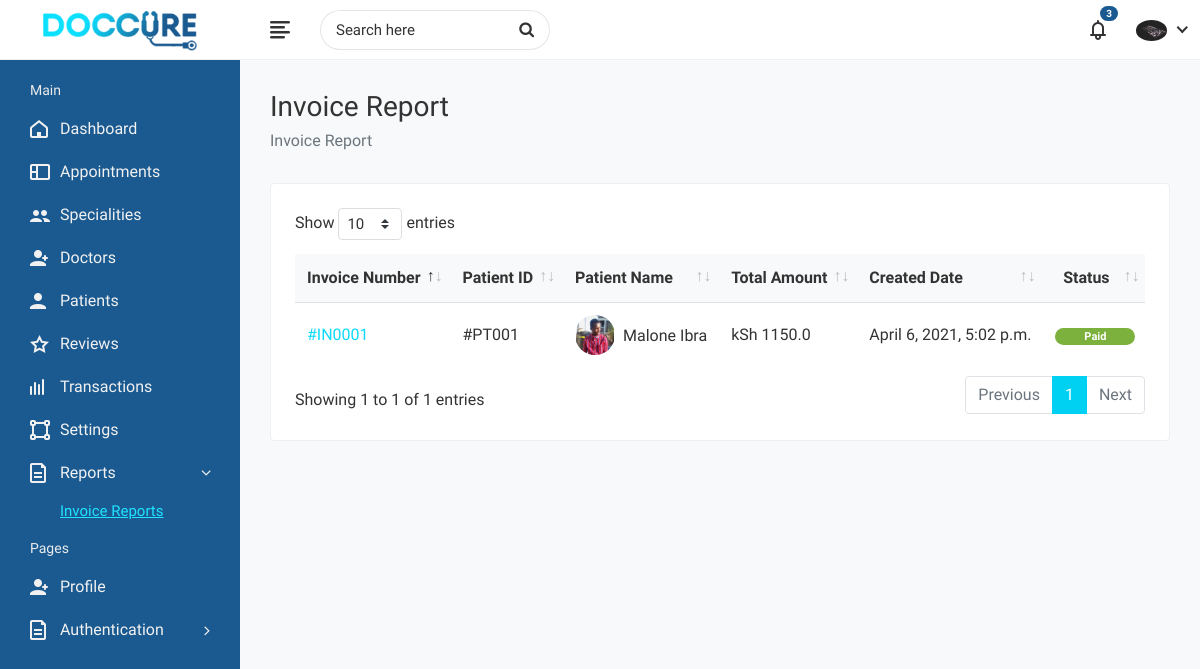
Page /administrators/invoice-report/ (signed in) on the committed database.
### administrators/models.py (models this page shows)
class Admin(models.Model):
	user = models.OneToOneField(User, on_delete=models.CASCADE)
	image = models.ImageField('Profile Image', upload_to='Image/Administrator',
		max_length=500, default='dummy.png')
	first_name = models.CharField('First Name', max_length=50)
	second_name =  models.CharField('Second Name', max_length=50)
	d_o_b = models.DateField('Date of Birth')
	phone_no = models.CharField('Phone Number', max_length=50)
	email = models.EmailField('Email', max_length=250)
	address_line = models.CharField('Address Line', max_length=200, blank=True)
	country = models.CharField('Country', max_length=100, blank=True)
	county = models.CharField('County', max_length=100, blank=True)
	town = models.CharField('Town', max_length=100, blank=True)\
	def __str__(self):
		return self.first_name+" "+self.second_name

### appointments/models.py (models this page shows, shortened)
class Invoice(models.Model):
	patient = models.ForeignKey(Patient, on_delete=models.CASCADE)
	doctor = models.ForeignKey(Doctor, on_delete=models.CASCADE)
	total_amount = models.FloatField('Total Amount', default=0.00)
	date_paid = models.DateTimeField('Paid On', auto_now_add=True)

class Patient(models.Model):
	user = models.OneToOneField(User, on_delete=models.CASCADE)
	image = models.ImageField('Profile Image', upload_to='Image/Patient/Profile/',
		max_length=500, default='dummy.png')
	first_name = models.CharField('First Name', max_length=50)
	second_name = models.CharField('Second Name', max_length=50)
	d_o_b = models.DateField('Date Of Birth')
	gender = models.CharField('Gender', max_length=10)
	email = models.CharField('Email', max_length=50)
	phone_no = models.CharField('Phone Number', max_length=20)
	blood_group = models.CharField('Blood Group', max_length=5)
	country = models.CharField('Country', max_length=50)
	county = models.CharField('County', max_length=50)
	town = models.CharField('Town', max_length=50)
	street_lane = models.CharField('Street/Lane', max_length=50)
	def __str__(self):
		return self.first_name +' '+self.second_name

### administrators/views.py (the view)
# urls.py: path('invoice-report/', views.invoice_report, name='invoice-report'),
@login_required(login_url='/login/')
@user_passes_test(check_admin, login_url='/login/')
@user_passes_test(check_settings, login_url='/administrators/profile/')
def invoice_report(request):
	profile = Admin.objects.get(user=request.user.id)
	invoices = Invoice.objects.all()
	return render(request, 'administrators/invoice-report.html', {'profile': profile, 'invoices': invoices})

### administrators/views.py (called while the page is built)
def check_admin(user):
	return user.is_superuser

def check_settings(user):
	profile = Admin.objects.filter(user=user.id)
	return profile.count()>=1

### administrators/templates/administrators/invoice-report.html (shortened to what this page needs)
{% extends "administrators/base.html" %}
{% load static %}
{% block css %}
	<link rel="stylesheet" href="{% static 'administrators/plugins/datatables/datatables.min.css' %}">
{% endblock %}
{% block sidenav %}
	<li>
		<a href="{% url 'admin-dashboard' %}"><i class="fe fe-home"></i> <span>Dashboard</span></a>
	</li>
	<li>
		<a href="{% url 'appointment-list' %}"><i class="fe fe-layout"></i> <span>Appointments</span></a>
	</li>
	<li>
		<a href="{% url 'specialities' %}"><i class="fe fe-users"></i> <span>Specialities</span></a>
	</li>
	<li>
		<a href="{% url 'doctor-list' %}"><i class="fe fe-user-plus"></i> <span>Doctors</span></a>
	</li>
	<li>
		<a href="{% url 'patient-list' %}"><i class="fe fe-user"></i> <span>Patients</span></a>
	</li>
	<li>
		<a href="{% url 'admin-reviews' %}"><i class="fe fe-star-o"></i> <span>Reviews</span></a>
	</li>
	<li>
		<a href="{% url 'transactions-list' %}"><i class="fe fe-activity"></i> <span>Transactions</span></a>
	</li>
	<li>
		<a href="{% url 'settings' %}"><i class="fe fe-vector"></i> <span>Settings</span></a>
	</li>
	<li class="submenu">
		<a href="#"><i class="fe fe-document"></i> <span> Reports</span> <span class="menu-arrow"></span></a>
		<ul style="display: none;">
			<li><a class="active" href="{% url 'invoice-report' %}">Invoice Reports</a></li>
		</ul>
	</li>
	<li class="menu-title">
		<span>Pages</span>
	</li>
	<li>
		<a href="{% url 'profile' %}"><i class="fe fe-user-plus"></i> <span>Profile</span></a>
	</li>
	<li class="submenu">
		<a href="#"><i class="fe fe-document"></i> <span> Authentication </span> <span class="menu-arrow"></span></a>
	</li>
{% endblock %}
{% block breadcrumb %}Invoice Report{% endblock %}
{% block breadcrumb1 %}Invoice Report{% endblock %}
{% block content %}
	<div class="row">
		<div class="col-sm-12">
			<div class="card">
				<div class="card-body">
					<div class="table-responsive">
						<table class="datatable table table-hover table-center mb-0">
							<thead>
								<tr>
									<th>Invoice Number</th>
									<th>Patient ID</th>
									<th>Patient Name</th>
									<th>Total Amount</th>
									<th>Created Date</th>
									<th class="text-center">Status</th>
								</tr>
							</thead>
							<tbody>
							{% for invoice in invoices %}
								<tr>
									<td><a href="invoice.html">#IN000{{invoice.id}}</td>
									<td>#PT00{{invoice.patient.id}}</td>
									<td>
										<h2 class="table-avatar">
											<a href="profile.html" class="avatar avatar-sm mr-2"><img class="avatar-img rounded-circle" src="{{invoice.patient.image.url}}" alt="User Image"></a>
											<a href="profile.html">{{invoice.patient}}</a>
										</h2>
									</td>
									<td>kSh {{invoice.total_amount}}</td>
									<td>{{invoice.date_paid}}</td>
									<td class="text-center">
										<span class="badge badge-pill bg-success inv-badge">Paid</span>
									</td>
								</tr>
							{% endfor %}
							</tbody>
						</table>
					</div>
				</div>
			</div>
		</div>
	</div>
{% endblock %}

### administrators/templates/administrators/base.html (shortened to what this page needs)
<!DOCTYPE html>
<html lang="en">
	<head>
		{% load static %}
        <link rel="stylesheet" href="{% static 'administrators/css/bootstrap.min.css' %}">
        <link rel="stylesheet" href="{% static 'administrators/css/font-awesome.min.css' %}">
        <link rel="stylesheet" href="{% static 'administrators/css/feathericon.min.css' %}">
        <link rel="stylesheet" href="{% static 'administrators/css/style.css' %}">
        {% block css %}
		{% endblock %}
    </head>
    <body>
        <div class="main-wrapper">
            <div class="header">
                <div class="header-left">
                    <a href="{% url 'index' %}" class="logo">
						<img src="{% static 'administrators/img/logo.png' %}" alt="Logo">
					</a>
                </div>
				<a href="javascript:void(0);" id="toggle_btn">
					<i class="fe fe-text-align-left"></i>
				</a>
				<div class="top-nav-search">
					<form>
						<input type="text" class="form-control" placeholder="Search here">
						<button class="btn" type="submit"><i class="fa fa-search"></i></button>
					</form>
				</div>
				<ul class="nav user-menu">
					<li class="nav-item dropdown noti-dropdown">
						<a href="#" class="dropdown-toggle nav-link" data-toggle="dropdown">
							<i class="fe fe-bell"></i> <span class="badge badge-pill">3</span>
						</a>
					</li>
					<li class="nav-item dropdown has-arrow">
						<a href="#" class="dropdown-toggle nav-link" data-toggle="dropdown">
							<span class="user-img"><img class="rounded-circle" src="{{profile.image.url}}" width="31" alt="Ryan Taylor"></span>
						</a>
					</li>
				</ul>
            </div>
            <div class="sidebar" id="sidebar">
                <div class="sidebar-inner slimscroll">
					<div id="sidebar-menu" class="sidebar-menu">
						<ul>
							<li class="menu-title">
								<span>Main</span>
							</li>
							{% block sidenav %}
							{% endblock %}
						</ul>
					</div>
                </div>
            </div>
            <div class="page-wrapper">
                <div class="content container-fluid">
					<div class="page-header">
						<div class="row">
							<div class="col-sm-12">
								<h3 class="page-title">{% block breadcrumb %}{% endblock %}</h3>
								<ul class="breadcrumb">
									<li class="breadcrumb-item active">{% block breadcrumb1 %}{% endblock %}</li>
								</ul>
							</div>
						</div>
					</div>
					{% block content %}
					{% endblock %}
				</div>
			</div>
        </div>
    </body>
</html>

### rows in the picture
Admin: image (picture)
Invoice: id "1", patient.id "1", patient.image (picture), patient "Malone Ibra", total_amount "1150.0", date_paid "April 6, 2021, 5:02 p.m."
